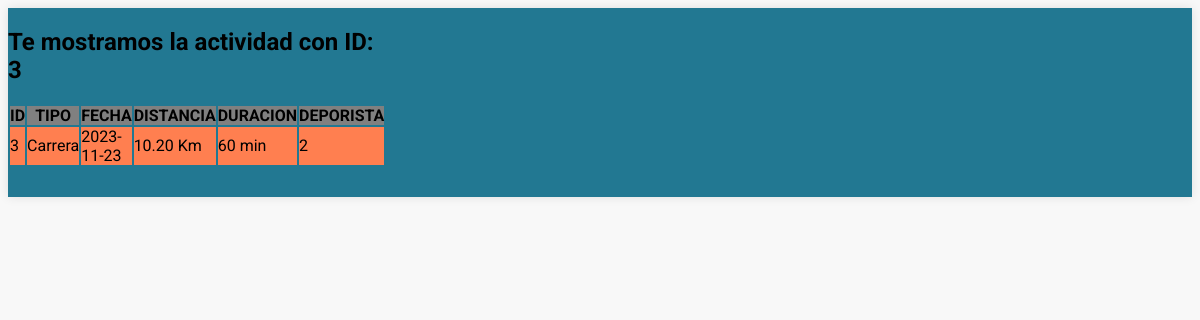
The page /actividad.php?id=3&tipo=Carrera on the database its author committed.
### tables this page shows
CREATE TABLE IF NOT EXISTS carrera (
    id INT PRIMARY KEY,
    tipo VARCHAR(50) NOT NULL,
    fecha DATE NOT NULL,
    duracion_min INT NOT NULL,
    distancia_km DECIMAL(5, 2) NOT NULL,
    id_deportista INT
);

### app/models/DAO/ActividadDAO.php (called while the page is built, shortened)
<?php
require "../app/models/DTO/ActividadDTO.php";
class ActividadDAO
{
    private $db;
    public function __construct()
    {
        $this->db = DataBaseSingleton::getInstance();
    }
    public function obtenerActividadesPorId($tipo, $id)
    {
        $connection = $this->db->getConnection();
        $query = "SELECT * FROM $tipo WHERE id = $id";;
        $statement = $connection->query($query);
        $result = $statement->fetchAll(PDO::FETCH_ASSOC);
        $actividadesDTO = array();
        for ($i = 0; $i < count($result); $i++) {
            $fila = $result[$i];
            $actividadDTO = new ActividadDTO(
                $fila['id'],
                $fila['tipo'],
                $fila['fecha'],
                $fila['distancia_km'],
                $fila['duracion_min'],
                $fila['id_deportista'],
            );
            $actividadesDTO[] = $actividadDTO;
        }
        return $actividadesDTO;
    }
}

### app/models/DTO/ActividadDTO.php (called while the page is built, shortened)
<?php
class ActividadDTO implements JsonSerializable
{
    private $id;
    private $tipo;
    private $fecha;
    private $distancia_km;
    private $duracion_min;
    private $id_deportista;
    public function __construct($id, $tipo, $fecha, $distancia_km, $duracion_min, $id_deportista)
    {
        $this->id = $id;
        $this->tipo = $tipo;
        $this->fecha = $fecha;
        $this->distancia_km = $distancia_km;
        $this->duracion_min = $duracion_min;
        $this->id_deportista = $id_deportista;
    }
    public function getId()
    {
        return $this->id;
    }
    public function getTipo()
    {
        return $this->tipo;
    }
    public function getFecha()
    {
        return $this->fecha;
    }
    public function getDistanciaKm()
    {
        return $this->distancia_km;
    }
    public function getDuracionMin()
    {
        return $this->duracion_min;
    }
    public function getIdDeportista()
    {
        return $this->id_deportista;
    }
}

### public/actividad.php (the view, shortened to what this page needs)
<?php
require '../app/models/DAO/ActividadDAO.php';
$actividadDAO = new ActividadDAO();
$tipo = $_GET['tipo'];
$id = $_GET['id'];
?>
<html>
<head>
    <link rel="stylesheet" href="../app/views/estilo.css" />
</head>
<body>
    <main>
        <section>
            <section>
                <h2>Te mostramos la actividad con ID: <?php echo $id ?></h2>
            </section>
            <table>
                <tr>
                    <th>ID</th>
                    <th>TIPO</th>
                    <th>FECHA</th>
                    <th>DISTANCIA</th>
                    <th>DURACION</th>
                    <th>DEPORISTA</th>
                </tr>
                <?php
                $actividades = $actividadDAO->obtenerActividadesPorId($tipo, $id);
                foreach ($actividades as $actividad) {
                ?>
                    <form action="<?= $_SERVER['PHP_SELF']; ?>" methog="GET">
                        <tr>
                            <td> <?php echo $actividad->getId(); ?> </td>
                            <td> <?php echo $actividad->getTipo(); ?> </td>
                            <td> <?php echo $actividad->getFecha(); ?> </td>
                            <td> <?php echo $actividad->getDistanciaKm(); ?> Km </td>
                            <td> <?php echo $actividad->getDuracionMin(); ?> min </td>
                            <td> <?php echo $actividad->getIdDeportista(); ?></td>
                        </tr>
                    </form>
                <?php
                }
                ?>
            </table>
        </section>
    </main>
</body>
</html>

### app/views/estilo.css (style rules this page uses)
* { border: 0; padding: 0; }
body { background: #f8f8f8; font-family: 'Roboto', sans-serif; }
main { background: #227892; box-shadow: 0 0 10px rgba(0, 0, 0, 0.1); grid-template-columns: repeat(4, 1fr); grid-template-rows: 50% auto; display: grid; grid-template-areas: "cont cont cont cont" "form form form form"; row-gap: 30px; margin: auto; }
table th { background-color: grey; align-items: center; }
table tr:nth-child(odd) { background-color: coral; }

### rows shown on the page
carrera: id "3", tipo "Carrera", fecha "2023-11-23", distancia_km "10.20", duracion_min "60", id_deportista "2"

### other values the page prints
$id "3"
